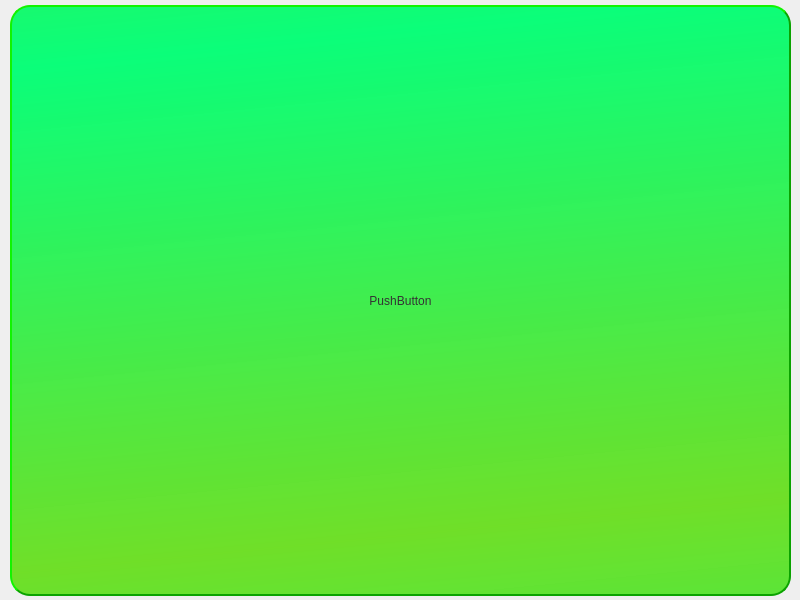
<?xml version="1.0" encoding="UTF-8"?>
<ui version="4.0">
 <class>MainWindow</class>
 <widget class="QMainWindow" name="MainWindow">
  <property name="geometry">
   <rect>
    <x>0</x>
    <y>0</y>
    <width>800</width>
    <height>600</height>
   </rect>
  </property>
  <property name="windowTitle">
   <string>MainWindow</string>
  </property>
  <widget class="QWidget" name="centralwidget">
   <widget class="QPushButton" name="pushButton">
    <property name="geometry">
     <rect>
      <x>10</x>
      <y>5</y>
      <width>781</width>
      <height>591</height>
     </rect>
    </property>
    <property name="styleSheet">
     <string notr="true">QPushButton{
                                                        color: #333;
                                                        border: 2px solid #0ba300;
                                                        border-radius: 20px;
                                                        border-style: outset;
                                                        
	background-color: qlineargradient(spread:reflect, x1:0.341, y1:0.063, x2:0.451923, y2:0.904, stop:0 rgba(0, 255, 116, 243), stop:1 rgba(103, 222, 27, 239));
                                                        padding: 5px;}
                                                        QPushButton:hover{

background-color: qlineargradient(spread:pad, x1:0.471, y1:0, x2:0.596, y2:1, stop:0 rgba(29, 192, 29, 222), stop:0.995192 rgba(12, 167, 115, 230));}
                                                        QPushButton:pressed{border-style: inset;
                                                        background: #bbb;}</string>
    </property>
    <property name="text">
     <string>PushButton</string>
    </property>
   </widget>
  </widget>
 </widget>
 <resources/>
 <connections/>
</ui>
